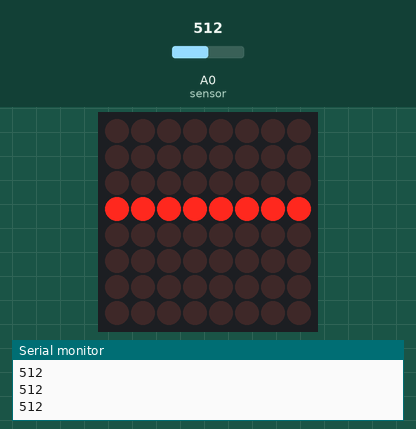
A sketch run on a simulated Arduino Uno, built with avr-gcc and run on an emulated ATmega328P. Parts: 8×8 LED matrix, the last lines printed to the serial monitor. The test bench sets the inputs (shaded band); at power-on: A0 (sensor) = 512.

Above: at 1.2 s.
1.3 s: A0 (sensor) set to 716
At 2.5 s:
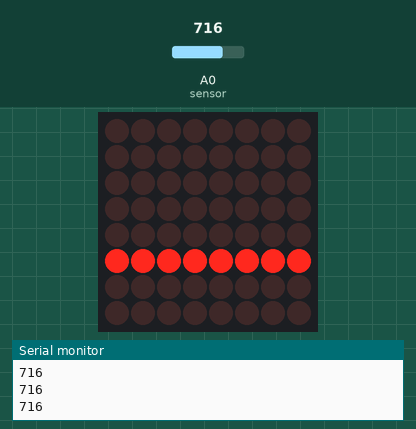
2.8 s: A0 (sensor) set to 900
At 3.7 s:
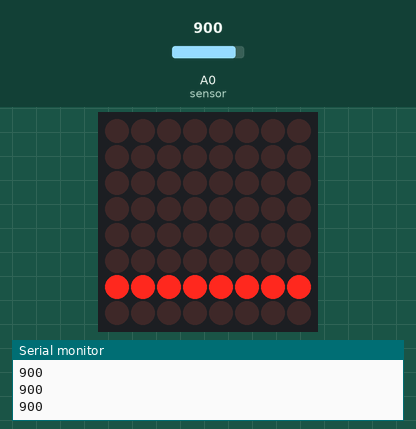
4.3 s: A0 (sensor) set to 1023
At 4.8 s:
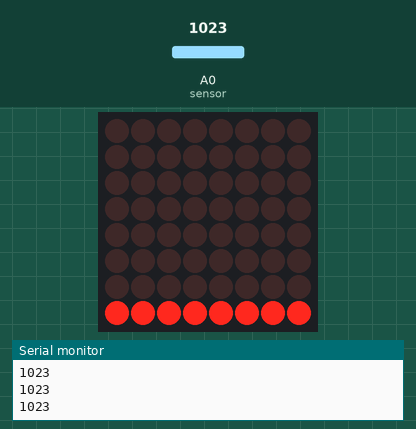
5.8 s: A0 (sensor) set to 306
At 7.0 s:
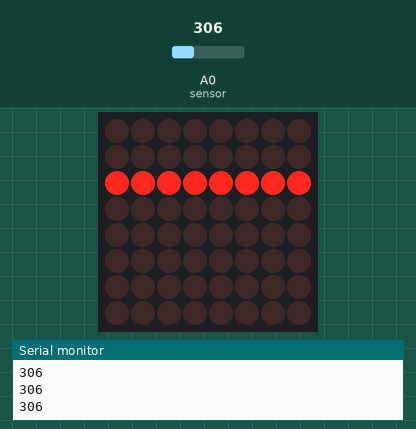
7.3 s: A0 (sensor) set to 122
At 8.3 s:
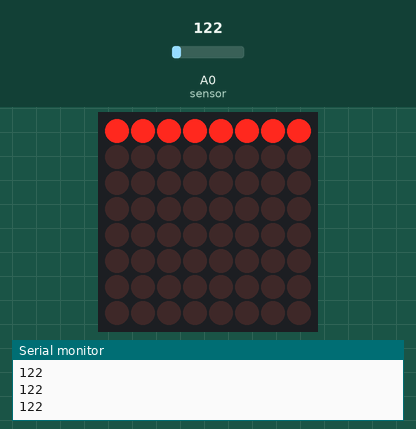
8.8 s: A0 (sensor) set to 511
At 9.3 s:
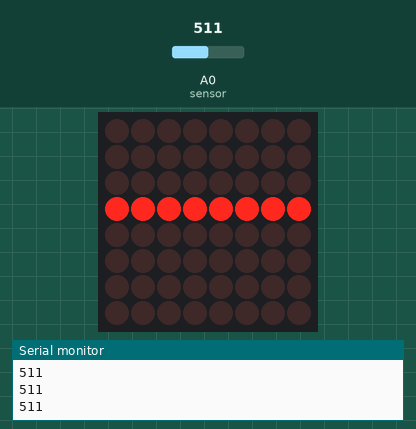
Timing chart, 0 to 11.3 s (numbered marks = the images above; inputs shaded):
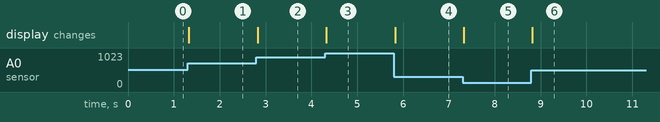

Measured:
- after the input at 1.3 s, the display: changes at once (image 1)
- after the input at 2.8 s, the display: changes at once (image 2)
- after the input at 4.3 s, the display: changes at once (image 3)
- after the input at 5.8 s, the display: changes at once (image 4)
- after the input at 7.3 s, the display: changes at once (image 5)
- after the input at 8.8 s, the display: changes at once (image 6)

The sketch:

Potmeter_LED_Matrix.ino
```cpp
#include "LedControl.h"
/*
DIN connects to pin 12
CLK connects to pin 11
CS connects to pin 10
*/
LedControl lc = LedControl(12,11,10,1);
void setup() {
 lc.shutdown(0,false); // Turn matrix on, no power saving
 lc.setIntensity(0,8); // Set brightness to a medium value
 lc.clearDisplay(0); // Clear the display
 Serial.begin(9600);
}
void loop(){
 int sensorValue = analogRead(A0); // read sensor, 0-1023
 Serial.println(sensorValue);
 sensorValue = map(sensorValue, 0, 1000, 0, 7);
 // remap the value 0-7. (1000 eliminates noise)

 lc.clearDisplay(0); // Clear the display
 lc.setRow(0, sensorValue, B11111111); // Turn one line on
 delay(20);
}
```
